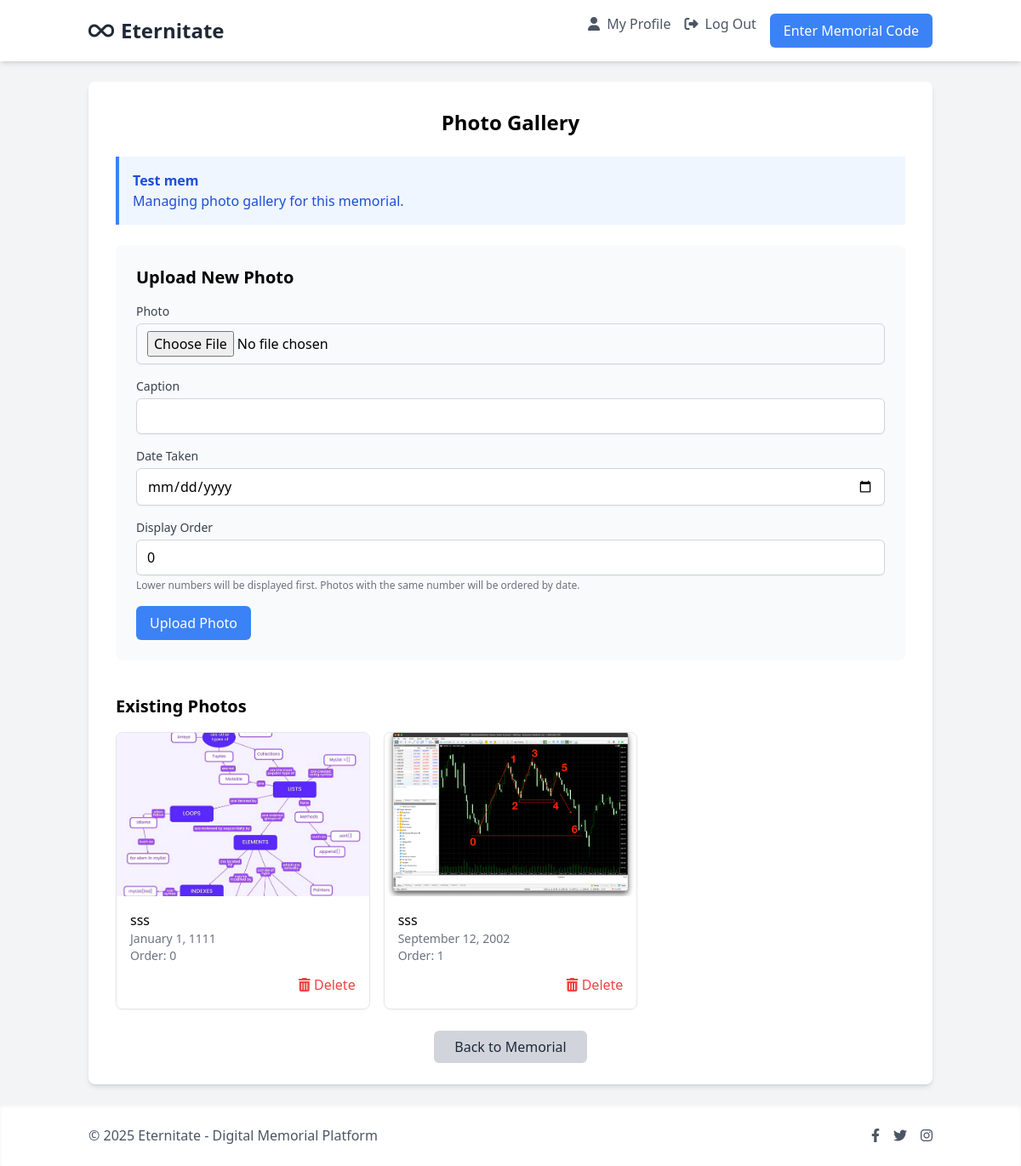
The page /1GRJlYVIPmZ2bedQ6IGygAsGyCAUHMCx/photos/ (signed in) on the database its author committed.
### memorials/models.py (models this page shows, shortened)
class Memorial(models.Model):
    owner = models.ForeignKey(User, related_name='memorials', on_delete=models.CASCADE)
    profile_code = models.OneToOneField(ProfileCode, on_delete=models.CASCADE, related_name='memorial')
    full_name = models.CharField(max_length=255)
    birth_date = models.DateField(null=True, blank=True)
    death_date = models.DateField(null=True, blank=True)
    biography = models.TextField(blank=True)
    allow_tributes = models.BooleanField(default=True)
    created_at = models.DateTimeField(auto_now_add=True)
    updated_at = models.DateTimeField(auto_now=True)

class Photo(models.Model):
    memorial = models.ForeignKey(Memorial, related_name='photos', on_delete=models.CASCADE)
    image = models.ImageField(upload_to='memorials/photos/%Y/%m/')
    caption = models.CharField(max_length=255, blank=True)
    date_taken = models.DateField(null=True, blank=True)
    order = models.PositiveIntegerField(default=0)
    class Meta:
        ordering = ['order', '-date_taken']

### memorials/views.py (the view)
# urls.py: path('<str:code>/photos/', views.upload_photo, name='upload_photo'),
@login_required
def upload_photo(request, code):
    profile_code = get_object_or_404(ProfileCode, code=code, is_claimed=True)
    memorial = get_object_or_404(Memorial, profile_code=profile_code)
    if request.user != memorial.owner:
        messages.error(request, "You don't have permission to add photos to this memorial.")
        return redirect('memorials:memorial_detail', code=code)
    if request.method == 'POST':
        form = PhotoForm(request.POST, request.FILES)
        if form.is_valid():
            photo = form.save(commit=False)
            photo.memorial = memorial
            photo.save()
            messages.success(request, "Photo uploaded successfully.")
            return redirect('memorials:upload_photo', code=code)
    else:
        form = PhotoForm()
    return render(request, 'memorials/photo_gallery.html', {
        'form': form,
        'memorial': memorial,
        'photos': memorial.photos.all(),
    })

### memorials/forms.py
class PhotoForm(forms.ModelForm):
    class Meta:
        model = Photo
        fields = ['image', 'caption', 'date_taken', 'order']
        widgets = {
            'image': forms.FileInput(attrs={
                'class': 'mt-1 block w-full px-3 py-2 border border-gray-300 rounded-md shadow-sm focus:outline-none focus:ring-blue-500 focus:border-blue-500'
            }),
            'caption': forms.TextInput(attrs={
                'class': 'mt-1 block w-full px-3 py-2 border border-gray-300 rounded-md shadow-sm focus:outline-none focus:ring-blue-500 focus:border-blue-500',
                'placeholder': 'Caption for the photo'
            }),
            'date_taken': forms.DateInput(attrs={
                'type': 'date',
                'class': 'mt-1 block w-full px-3 py-2 border border-gray-300 rounded-md shadow-sm focus:outline-none focus:ring-blue-500 focus:border-blue-500'
            }),
            'order': forms.NumberInput(attrs={
                'class': 'mt-1 block w-full px-3 py-2 border border-gray-300 rounded-md shadow-sm focus:outline-none focus:ring-blue-500 focus:border-blue-500'
            }),
        }

### templates/memorials/photo_gallery.html (shortened to what this page needs)
{% extends 'base.html' %}
{% load i18n %}
{% block content %}
<div class="max-w-5xl mx-auto bg-white p-8 rounded-lg shadow-md fade-in">
    <h1 class="text-2xl font-bold text-center mb-6">{% trans "Photo Gallery" %}</h1>
    <div class="bg-blue-50 border-l-4 border-blue-500 text-blue-700 p-4 mb-6" role="alert">
        <p class="font-bold">{{ memorial.full_name }}</p>
        <p>{% trans "Managing photo gallery for this memorial." %}</p>
    </div>
    <div class="mb-10 p-6 bg-gray-50 rounded-lg">
        <h2 class="text-xl font-semibold mb-4">{% trans "Upload New Photo" %}</h2>
        <form method="post" enctype="multipart/form-data" class="space-y-4">
            <div>
                <label for="id_image" class="block text-sm font-medium text-gray-700">
                    {% trans "Photo" %}
                </label>
                <input type="file" name="image" id="id_image" accept="image/*" required
                       class="mt-1 block w-full px-3 py-2 border border-gray-300 rounded-md shadow-sm focus:outline-none focus:ring-blue-500 focus:border-blue-500">
            </div>
            <div>
                <label for="id_caption" class="block text-sm font-medium text-gray-700">
                    {% trans "Caption" %}
                </label>
                <input type="text" name="caption" id="id_caption"
                       class="mt-1 block w-full px-3 py-2 border border-gray-300 rounded-md shadow-sm focus:outline-none focus:ring-blue-500 focus:border-blue-500">
            </div>
            <div>
                <label for="id_date_taken" class="block text-sm font-medium text-gray-700">
                    {% trans "Date Taken" %}
                </label>
                <input type="date" name="date_taken" id="id_date_taken"
                       class="mt-1 block w-full px-3 py-2 border border-gray-300 rounded-md shadow-sm focus:outline-none focus:ring-blue-500 focus:border-blue-500">
            </div>
            <div>
                <label for="id_order" class="block text-sm font-medium text-gray-700">
                    {% trans "Display Order" %}
                </label>
                <input type="number" name="order" id="id_order" value="0" min="0"
                       class="mt-1 block w-full px-3 py-2 border border-gray-300 rounded-md shadow-sm focus:outline-none focus:ring-blue-500 focus:border-blue-500">
                <p class="mt-1 text-xs text-gray-500">
                    {% trans "Lower numbers will be displayed first. Photos with the same number will be ordered by date." %}
                </p>
            </div>
            <div>
                <button type="submit" class="bg-blue-500 hover:bg-blue-600 text-white py-2 px-4 rounded-md transition">
                    {% trans "Upload Photo" %}
                </button>
            </div>
        </form>
    </div>
    <h2 class="text-xl font-semibold mb-4">{% trans "Existing Photos" %}</h2>
    {% if photos %}
        <div class="grid grid-cols-1 md:grid-cols-2 lg:grid-cols-3 gap-4">
            {% for photo in photos %}
                <div class="border rounded-lg overflow-hidden shadow-sm">
                    <img src="{{ photo.image.url }}" alt="{{ photo.caption }}" class="w-full h-48 object-cover">
                    <div class="p-4">
                        {% if photo.caption %}
                            <p class="font-medium">{{ photo.caption }}</p>
                        {% else %}
                            <p class="font-medium text-gray-500 italic">{% trans "No caption" %}</p>
                        {% endif %}
                        {% if photo.date_taken %}
                            <p class="text-sm text-gray-500">{{ photo.date_taken|date:"F j, Y" }}</p>
                        {% endif %}
                        <p class="text-sm text-gray-500">{% trans "Order:" %} {{ photo.order }}</p>
                        <div class="mt-3 flex justify-end">
                            <form method="post" action="{% url 'memorials:delete_photo' photo.id %}"
                                  onsubmit="return confirm('{% trans "Are you sure you want to delete this photo?" %}');">
                                <button type="submit" class="text-red-500 hover:text-red-700">
                                    <i class="fas fa-trash-alt"></i> {% trans "Delete" %}
                                </button>
                            </form>
                        </div>
                    </div>
                </div>
            {% endfor %}
        </div>
    {% else %}
        <p class="text-gray-500 text-center italic">{% trans "No photos have been added yet." %}</p>
    {% endif %}
    <div class="mt-8 text-center">
        <a href="{% url 'memorials:memorial_detail' code=memorial.profile_code.code %}" class="bg-gray-300 hover:bg-gray-400 text-gray-800 py-2 px-6 rounded-md transition">
            {% trans "Back to Memorial" %}
        </a>
    </div>
</div>
{% endblock %}

### templates/base.html (style rules this page uses)
.fade-in { animation: fadeIn 0.5s ease-in-out; }

### rows shown on the page
Memorial: full_name "Test mem"
Photo: image (picture), caption "sss", date_taken "January 1, 1111", order "0"
Photo: image (picture), caption "sss", date_taken "September 12, 2002", order "1"
